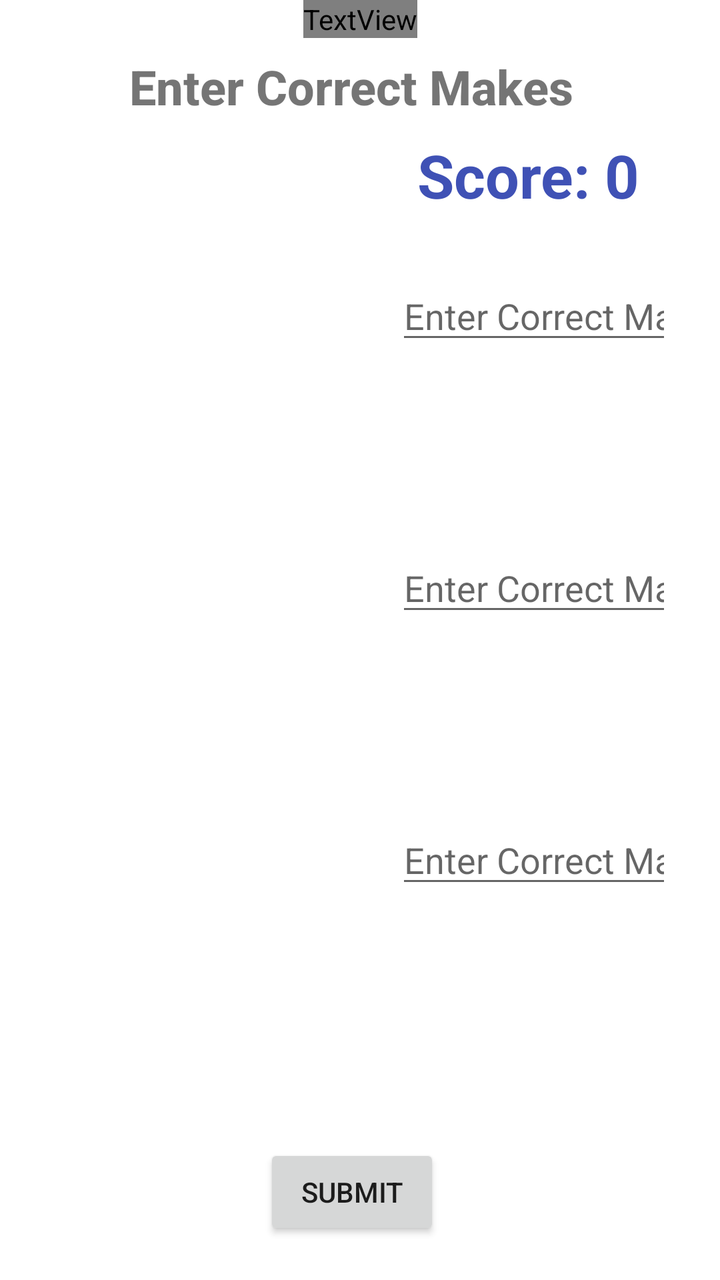
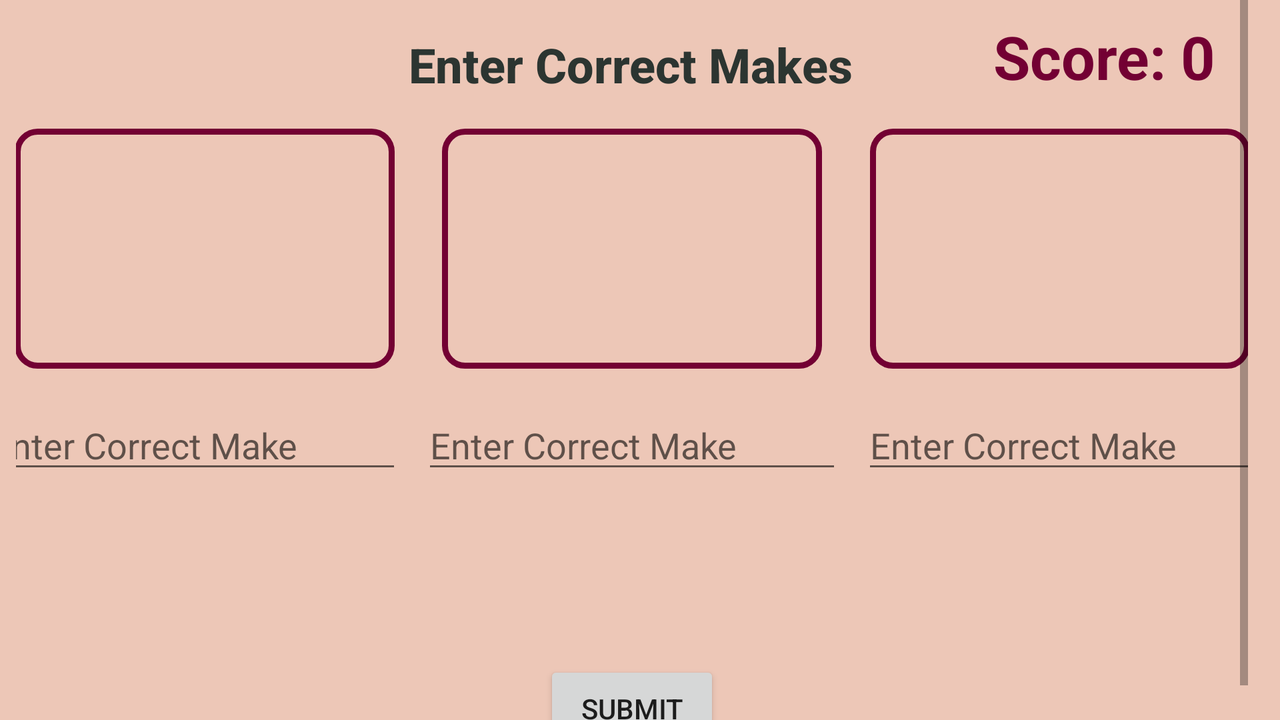

An Android layout and its configuration variant, each rendered on a device that would load it. The default file and the variant file are quoted in full after the pictures.
<!-- AndroidManifest.xml: application theme Theme.MADCourseWork1 -->
<!-- res/layout/activity_advanced.xml -->
<?xml version="1.0" encoding="utf-8"?>
<androidx.constraintlayout.widget.ConstraintLayout xmlns:android="http://schemas.android.com/apk/res/android"
    xmlns:app="http://schemas.android.com/apk/res-auto"
    xmlns:tools="http://schemas.android.com/tools"
    android:layout_width="match_parent"
    android:layout_height="match_parent"
    tools:context=".Advanced">

    <TextView
        android:id="@+id/advanced_title"
        android:layout_width="wrap_content"
        android:layout_height="wrap_content"
        android:text="@string/main_btn_4"
        android:textColor="@color/blue_700"
        android:textSize="30sp"
        android:textStyle="bold"
        app:layout_constraintEnd_toEndOf="parent"
        app:layout_constraintStart_toStartOf="parent"
        app:layout_constraintTop_toTopOf="parent" />

    <ScrollView
        android:layout_width="0dp"
        android:layout_height="0dp"
        android:layout_marginStart="8dp"
        android:layout_marginLeft="8dp"
        android:layout_marginTop="8dp"
        android:layout_marginEnd="16dp"
        android:layout_marginRight="16dp"
        android:layout_marginBottom="8dp"
        app:layout_constraintBottom_toBottomOf="parent"
        app:layout_constraintEnd_toEndOf="parent"
        app:layout_constraintStart_toStartOf="parent"
        app:layout_constraintTop_toBottomOf="@+id/advanced_title">

        <androidx.constraintlayout.widget.ConstraintLayout
            android:layout_width="match_parent"
            android:layout_height="wrap_content">

            <TextView
                android:id="@+id/advanced_heading"
                android:layout_width="wrap_content"
                android:layout_height="wrap_content"
                android:fontFamily="sans-serif-medium"
                android:text="@string/advanced_heading1"
                android:textSize="24sp"
                android:textStyle="bold"
                app:layout_constraintEnd_toEndOf="parent"
                app:layout_constraintHorizontal_bias="0.498"
                app:layout_constraintStart_toStartOf="parent"
                app:layout_constraintTop_toTopOf="parent" />

            <ImageView
                android:id="@+id/advanced_img_1"
                android:layout_width="190dp"
                android:layout_height="120dp"
                android:layout_marginTop="8dp"
                android:contentDescription="@string/advanced_image_description"
                app:layout_constraintStart_toStartOf="parent"
                app:layout_constraintTop_toBottomOf="@+id/advanced_score"
                app:srcCompat="@drawable/background_1" />

            <ImageView
                android:id="@+id/advanced_img_2"
                android:layout_width="190dp"
                android:layout_height="120dp"
                android:layout_marginTop="16dp"
                android:contentDescription="@string/advanced_image_description"
                app:layout_constraintStart_toStartOf="parent"
                app:layout_constraintTop_toBottomOf="@+id/advanced_img_1"
                app:srcCompat="@drawable/background_1" />

            <ImageView
                android:id="@+id/advanced_img_3"
                android:layout_width="190dp"
                android:layout_height="120dp"
                android:layout_marginTop="16dp"
                android:contentDescription="@string/advanced_image_description"
                app:layout_constraintStart_toStartOf="parent"
                app:layout_constraintTop_toBottomOf="@+id/advanced_img_2"
                app:srcCompat="@drawable/background_1" />

            <EditText
                android:id="@+id/advanced_img_1_editText"
                android:layout_width="0dp"
                android:layout_height="wrap_content"
                android:layout_marginTop="20dp"
                android:layout_marginEnd="8dp"
                android:layout_marginRight="8dp"
                android:ems="10"
                android:hint="@string/advanced_editText_hint"
                android:inputType="textPersonName"
                android:textSize="18sp"
                app:layout_constraintEnd_toEndOf="parent"
                app:layout_constraintHorizontal_bias="0.384"
                app:layout_constraintStart_toEndOf="@+id/advanced_img_1"
                app:layout_constraintTop_toTopOf="@+id/advanced_img_1" />

            <TextView
                android:id="@+id/advanced_img_1_answer"
                android:layout_width="wrap_content"
                android:layout_height="wrap_content"
                android:layout_marginTop="4dp"
                android:layout_marginBottom="16dp"
                android:textSize="24sp"
                app:layout_constraintBottom_toBottomOf="@+id/advanced_img_1"
                app:layout_constraintEnd_toEndOf="parent"
                app:layout_constraintStart_toEndOf="@+id/advanced_img_1"
                app:layout_constraintTop_toBottomOf="@+id/advanced_img_1_editText" />

            <EditText
                android:id="@+id/advanced_img_2_editText"
                android:layout_width="0dp"
                android:layout_height="wrap_content"
                android:layout_marginTop="20dp"
                android:layout_marginEnd="8dp"
                android:layout_marginRight="8dp"
                android:ems="10"
                android:hint="@string/advanced_editText_hint"
                android:inputType="textPersonName"
                android:textSize="18sp"
                app:layout_constraintEnd_toEndOf="parent"
                app:layout_constraintHorizontal_bias="0.384"
                app:layout_constraintStart_toEndOf="@+id/advanced_img_2"
                app:layout_constraintTop_toTopOf="@+id/advanced_img_2" />

            <TextView
                android:id="@+id/advanced_img_2_answer"
                android:layout_width="wrap_content"
                android:layout_height="wrap_content"
                android:layout_marginTop="4dp"
                android:layout_marginBottom="16dp"
                android:textSize="24sp"
                app:layout_constraintBottom_toBottomOf="@+id/advanced_img_2"
                app:layout_constraintEnd_toEndOf="parent"
                app:layout_constraintStart_toEndOf="@+id/advanced_img_2"
                app:layout_constraintTop_toBottomOf="@+id/advanced_img_2_editText" />


            <EditText
                android:id="@+id/advanced_img_3_editText"
                android:layout_width="0dp"
                android:layout_height="wrap_content"
                android:layout_marginTop="20dp"
                android:layout_marginEnd="8dp"
                android:layout_marginRight="8dp"
                android:ems="10"
                android:hint="@string/advanced_editText_hint"
                android:inputType="textPersonName"
                android:textSize="18sp"
                app:layout_constraintEnd_toEndOf="parent"
                app:layout_constraintHorizontal_bias="0.384"
                app:layout_constraintStart_toEndOf="@+id/advanced_img_3"
                app:layout_constraintTop_toTopOf="@+id/advanced_img_3" />

            <TextView
                android:id="@+id/advanced_img_3_answer"
                android:layout_width="wrap_content"
                android:layout_height="wrap_content"
                android:layout_marginTop="4dp"
                android:layout_marginBottom="16dp"
                android:textSize="24sp"
                app:layout_constraintBottom_toBottomOf="@+id/advanced_img_3"
                app:layout_constraintEnd_toEndOf="parent"
                app:layout_constraintStart_toEndOf="@+id/advanced_img_3"
                app:layout_constraintTop_toBottomOf="@+id/advanced_img_3_editText" />

            <TextView
                android:id="@+id/advanced_score"
                android:layout_width="wrap_content"
                android:layout_height="wrap_content"
                android:layout_marginTop="8dp"
                android:layout_marginEnd="24dp"
                android:layout_marginRight="24dp"
                android:text="@string/advanced_score"
                android:textColor="#3F51B5"
                android:textSize="30sp"
                android:textStyle="bold"
                app:layout_constraintEnd_toEndOf="parent"
                app:layout_constraintTop_toBottomOf="@+id/advanced_heading" />

            <TextView
                android:id="@+id/advanced_status"
                android:layout_width="wrap_content"
                android:layout_height="wrap_content"
                android:layout_marginTop="16dp"
                android:textSize="30sp"
                android:textStyle="bold"
                android:visibility="invisible"
                app:layout_constraintEnd_toEndOf="parent"
                app:layout_constraintStart_toStartOf="parent"
                app:layout_constraintTop_toBottomOf="@+id/advanced_img_3" />

            <Button
                android:id="@+id/advanced_submit"
                android:layout_width="wrap_content"
                android:layout_height="wrap_content"
                android:layout_marginTop="8dp"
                android:onClick="onSubmit"
                android:text="@string/advanced_submit"
                app:layout_constraintEnd_toEndOf="parent"
                app:layout_constraintStart_toStartOf="parent"
                app:layout_constraintTop_toBottomOf="@+id/advanced_status" />

        </androidx.constraintlayout.widget.ConstraintLayout>
    </ScrollView>

</androidx.constraintlayout.widget.ConstraintLayout>
<!-- resources referenced by this layout -->
<resources>
  <string name="advanced_editText_hint">Enter Correct Make</string>
  <string name="advanced_heading1">Enter Correct Makes</string>
  <string name="advanced_image_description">A Car Image</string>
  <string name="advanced_score">"Score: 0"</string>
  <string name="advanced_submit">Submit</string>
  <string name="main_btn_4">Advanced Level</string>
  <style name="Theme.MADCourseWork1" parent="Theme.MaterialComponents.DayNight.DarkActionBar">
          
          <item name="colorPrimary">@color/heading1</item>
          <item name="colorPrimaryVariant">@color/heading3</item>
          <item name="colorOnPrimary">@color/white</item>
          
          <item name="colorSecondary">@color/teal_200</item>
          <item name="colorSecondaryVariant">@color/background_1</item>
          <item name="colorOnSecondary">@color/black</item>
          
          <item name="android:statusBarColor" tools:targetApi="l">@color/heading2</item>
          
      </style>
  <color name="heading1">#ac3b61</color>
  <color name="heading3">#123c69</color>
  <color name="white">#F1F1F1</color>
  <color name="teal_200">#123c69</color>
  <color name="background_1">#eee2dc</color>
  <color name="black">#1C1C1C</color>
  <color name="heading2">#730033</color>
</resources>
<!-- res/layout-land/activity_advanced.xml (the author's variant of the layout above) -->
<!-- drawn on the phone turned sideways -->
<?xml version="1.0" encoding="utf-8"?>
<androidx.constraintlayout.widget.ConstraintLayout xmlns:android="http://schemas.android.com/apk/res/android"
    xmlns:app="http://schemas.android.com/apk/res-auto"
    xmlns:tools="http://schemas.android.com/tools"
    android:layout_width="match_parent"
    android:layout_height="match_parent"
    android:background="@color/background_main"
    tools:context=".Advanced">

    <ScrollView
        android:layout_width="0dp"
        android:layout_height="0dp"
        android:layout_marginStart="8dp"
        android:layout_marginLeft="8dp"
        android:layout_marginEnd="16dp"
        android:layout_marginRight="16dp"
        app:layout_constraintBottom_toBottomOf="parent"
        app:layout_constraintEnd_toEndOf="parent"
        app:layout_constraintStart_toStartOf="parent"
        app:layout_constraintTop_toTopOf="parent">

        <androidx.constraintlayout.widget.ConstraintLayout
            android:layout_width="match_parent"
            android:layout_height="wrap_content">

            <TextView
                android:id="@+id/advanced_heading"
                android:layout_width="wrap_content"
                android:layout_height="wrap_content"
                android:layout_marginTop="16dp"
                android:fontFamily="sans-serif-medium"
                android:text="@string/advanced_heading1"
                android:textColor="@color/heading4"
                android:textSize="24sp"
                android:textStyle="bold"
                app:layout_constraintEnd_toEndOf="parent"
                app:layout_constraintHorizontal_bias="0.498"
                app:layout_constraintStart_toStartOf="parent"
                app:layout_constraintTop_toTopOf="parent" />

            <ImageView
                android:id="@+id/advanced_img_1"
                android:layout_width="190dp"
                android:layout_height="120dp"
                android:layout_marginEnd="24dp"
                android:layout_marginRight="24dp"
                android:background="@drawable/border_radius"
                android:contentDescription="@string/advanced_image_description"
                app:layout_constraintEnd_toStartOf="@+id/advanced_img_2"
                app:layout_constraintTop_toTopOf="@+id/advanced_img_2"
                app:srcCompat="@drawable/background_1" />

            <ImageView
                android:id="@+id/advanced_img_2"
                android:layout_width="190dp"
                android:layout_height="120dp"
                android:layout_marginTop="16dp"
                android:background="@drawable/border_radius"
                android:contentDescription="@string/advanced_image_description"
                app:layout_constraintEnd_toEndOf="parent"
                app:layout_constraintStart_toStartOf="parent"
                app:layout_constraintTop_toBottomOf="@+id/advanced_heading"
                app:srcCompat="@drawable/background_1" />

            <ImageView
                android:id="@+id/advanced_img_3"
                android:layout_width="190dp"
                android:layout_height="120dp"
                android:layout_marginStart="24dp"
                android:layout_marginLeft="24dp"
                android:background="@drawable/border_radius"
                android:contentDescription="@string/advanced_image_description"
                app:layout_constraintStart_toEndOf="@+id/advanced_img_2"
                app:layout_constraintTop_toTopOf="@+id/advanced_img_2"
                app:srcCompat="@drawable/background_1" />

            <EditText
                android:id="@+id/advanced_img_1_editText"
                android:layout_width="0dp"
                android:layout_height="wrap_content"
                android:layout_marginEnd="10dp"
                android:layout_marginRight="10dp"
                android:ems="10"
                android:hint="@string/advanced_editText_hint"
                android:inputType="textPersonName"
                android:textSize="18sp"
                app:layout_constraintBaseline_toBaselineOf="@+id/advanced_img_2_editText"
                app:layout_constraintEnd_toStartOf="@+id/advanced_img_2_editText" />

            <TextView
                android:id="@+id/advanced_img_1_answer"
                android:layout_width="wrap_content"
                android:layout_height="wrap_content"
                android:textSize="24sp"
                app:layout_constraintStart_toStartOf="@+id/advanced_img_1_editText"
                app:layout_constraintTop_toBottomOf="@+id/advanced_img_1_editText" />

            <EditText
                android:id="@+id/advanced_img_2_editText"
                android:layout_width="wrap_content"
                android:layout_height="wrap_content"
                android:layout_marginTop="16dp"
                android:ems="10"
                android:hint="@string/advanced_editText_hint"
                android:inputType="textPersonName"
                android:textSize="18sp"
                app:layout_constraintEnd_toEndOf="parent"
                app:layout_constraintStart_toStartOf="parent"
                app:layout_constraintTop_toBottomOf="@+id/advanced_img_2" />


            <TextView
                android:id="@+id/advanced_img_2_answer"
                android:layout_width="wrap_content"
                android:layout_height="wrap_content"
                android:textSize="24sp"
                app:layout_constraintStart_toStartOf="@+id/advanced_img_2_editText"
                app:layout_constraintTop_toBottomOf="@+id/advanced_img_2_editText" />

            <EditText
                android:id="@+id/advanced_img_3_editText"
                android:layout_width="wrap_content"
                android:layout_height="wrap_content"
                android:layout_marginStart="10dp"
                android:layout_marginLeft="10dp"
                android:ems="10"
                android:hint="@string/advanced_editText_hint"
                android:inputType="textPersonName"
                android:textSize="18sp"
                app:layout_constraintBaseline_toBaselineOf="@+id/advanced_img_2_editText"
                app:layout_constraintStart_toEndOf="@+id/advanced_img_2_editText" />

            <TextView
                android:id="@+id/advanced_img_3_answer"
                android:layout_width="wrap_content"
                android:layout_height="wrap_content"
                android:layout_marginStart="87dp"
                android:layout_marginLeft="87dp"
                android:textSize="24sp"
                app:layout_constraintStart_toStartOf="@+id/advanced_img_3_editText"
                app:layout_constraintTop_toBottomOf="@+id/advanced_img_3_editText" />

            <TextView
                android:id="@+id/advanced_score"
                android:layout_width="wrap_content"
                android:layout_height="wrap_content"
                android:layout_marginTop="8dp"
                android:layout_marginEnd="16dp"
                android:layout_marginRight="16dp"
                android:text="@string/advanced_score"
                android:textColor="@color/heading2"
                android:textSize="30sp"
                android:textStyle="bold"
                app:layout_constraintEnd_toEndOf="parent"
                app:layout_constraintTop_toTopOf="parent" />

            <TextView
                android:id="@+id/advanced_status"
                android:layout_width="wrap_content"
                android:layout_height="wrap_content"
                android:layout_marginTop="8dp"
                android:textSize="30sp"
                android:textStyle="bold"
                android:visibility="visible"
                app:layout_constraintEnd_toEndOf="parent"
                app:layout_constraintStart_toStartOf="parent"
                app:layout_constraintTop_toBottomOf="@+id/advanced_img_2_answer" />

            <Button
                android:id="@+id/advanced_submit"
                android:layout_width="wrap_content"
                android:layout_height="wrap_content"
                android:layout_marginTop="8dp"
                android:onClick="onSubmit"
                android:text="@string/advanced_submit"
                app:layout_constraintEnd_toEndOf="parent"
                app:layout_constraintStart_toStartOf="parent"
                app:layout_constraintTop_toBottomOf="@+id/advanced_status" />

            <TextView
                android:id="@+id/advanced_timer"
                android:layout_width="wrap_content"
                android:layout_height="wrap_content"
                android:layout_marginTop="8dp"
                android:text="@string/timer"
                android:textSize="60sp"
                android:textStyle="bold"
                android:visibility="invisible"
                app:layout_constraintBottom_toBottomOf="parent"
                app:layout_constraintEnd_toStartOf="@+id/advanced_submit"
                app:layout_constraintStart_toStartOf="parent"
                app:layout_constraintTop_toBottomOf="@+id/advanced_img_1_answer" />

        </androidx.constraintlayout.widget.ConstraintLayout>
    </ScrollView>

</androidx.constraintlayout.widget.ConstraintLayout>
<!-- resources referenced by the variant -->
<!-- as the phone turned sideways resolves them -->
<resources>
  <color name="background_main">#edc7b7</color>
  <color name="heading2">#730033</color>
  <color name="heading4">#2c3531</color>
  <!-- drawable border_radius (drawable) -->
  <?xml version="1.0" encoding="utf-8"?>
  <shape xmlns:android="http://schemas.android.com/apk/res/android">
      <solid android:color="@color/background_main" />
  
      <padding
          android:left="1dp"
          android:right="1dp"
          android:bottom="1dp"
          android:top="1dp" />
      <stroke android:width="3dp" android:color="@color/heading2"/>
  
      <corners android:radius="10dp" />
  
  </shape>
  <string name="advanced_editText_hint">Enter Correct Make</string>
  <string name="advanced_heading1">Enter Correct Makes</string>
  <string name="advanced_image_description">A Car Image</string>
  <string name="advanced_score">"Score: 0"</string>
  <string name="advanced_submit">Submit</string>
  <string name="timer">00</string>
  <style name="Theme.MADCourseWork1" parent="Theme.MaterialComponents.DayNight.DarkActionBar">
          
          <item name="colorPrimary">@color/heading1</item>
          <item name="colorPrimaryVariant">@color/heading3</item>
          <item name="colorOnPrimary">@color/white</item>
          
          <item name="colorSecondary">@color/teal_200</item>
          <item name="colorSecondaryVariant">@color/background_1</item>
          <item name="colorOnSecondary">@color/black</item>
          
          <item name="android:statusBarColor" tools:targetApi="l">@color/heading2</item>
          
      </style>
  <color name="heading1">#ac3b61</color>
  <color name="heading3">#123c69</color>
  <color name="white">#F1F1F1</color>
  <color name="teal_200">#123c69</color>
  <color name="background_1">#eee2dc</color>
  <color name="black">#1C1C1C</color>
</resources>
